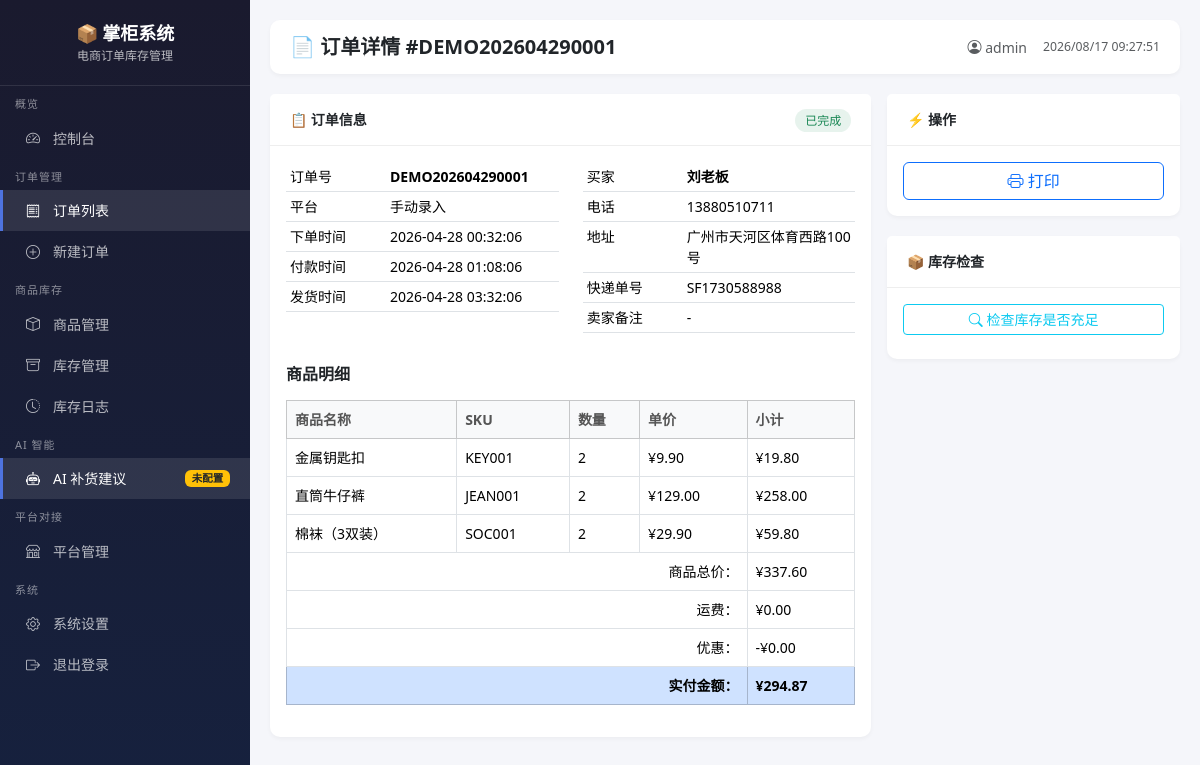
The app's page /orders/1 (signed in) with its own data.
### models.py (models this page shows, shortened)
class Order(db.Model):
    __tablename__ = 'orders'
    id = db.Column(db.Integer, primary_key=True)
    order_no = db.Column(db.String(100), unique=True, index=True)  # 订单号
    platform_order_id = db.Column(db.String(100))  # 平台订单ID
    platform_id = db.Column(db.Integer, db.ForeignKey('platforms.id'))  # 所属平台
    platform_name = db.Column(db.String(50))  # 平台名称冗余
    buyer_name = db.Column(db.String(100))  # 买家
    buyer_phone = db.Column(db.String(20))  # 买家电话
    buyer_address = db.Column(db.String(500))  # 收货地址
    buyer_note = db.Column(db.Text)  # 买家备注
    seller_note = db.Column(db.Text)  # 卖家备注
    total_amount = db.Column(db.Float, default=0)  # 总金额
    discount_amount = db.Column(db.Float, default=0)  # 优惠金额
    freight_amount = db.Column(db.Float, default=0)  # 运费
    actual_amount = db.Column(db.Float, default=0)  # 实付金额
    status = db.Column(db.String(30), default='pending')  # pending/paid/shipped/completed/cancelled
    shipping_status = db.Column(db.String(30), default='unshipped')  # unshipped/shipped/signed
    payment_status = db.Column(db.String(30), default='unpaid')  # unpaid/paid/refund
    shipping_method = db.Column(db.String(100))  # 配送方式
    tracking_no = db.Column(db.String(100))  # 快递单号
    order_time = db.Column(db.DateTime)  # 下单时间
    pay_time = db.Column(db.DateTime)  # 付款时间
    ship_time = db.Column(db.DateTime)  # 发货时间
    created_at = db.Column(db.DateTime, default=datetime.utcnow)
    updated_at = db.Column(db.DateTime, default=datetime.utcnow, onupdate=datetime.utcnow)
    items = db.relationship('OrderItem', backref='order', lazy=True, cascade='all, delete-orphan')
    platform = db.relationship('Platform', backref='orders')

class User(UserMixin, db.Model):
    __tablename__ = 'users'
    id = db.Column(db.Integer, primary_key=True)
    username = db.Column(db.String(80), unique=True, nullable=False)
    password_hash = db.Column(db.String(256), nullable=False)
    email = db.Column(db.String(120))
    shop_name = db.Column(db.String(200), default='我的店铺')
    created_at = db.Column(db.DateTime, default=datetime.utcnow)

class OrderItem(db.Model):
    __tablename__ = 'order_items'
    id = db.Column(db.Integer, primary_key=True)
    order_id = db.Column(db.Integer, db.ForeignKey('orders.id'), nullable=False)
    product_id = db.Column(db.Integer, db.ForeignKey('products.id'), nullable=False)
    product_name = db.Column(db.String(300))  # 商品名称冗余
    product_sku = db.Column(db.String(100))  # SKU冗余
    quantity = db.Column(db.Integer, default=1)
    price = db.Column(db.Float, default=0)  # 单价
    total_price = db.Column(db.Float, default=0)  # 小计

### routes/main_routes.py (the view)
@main_bp.route('/orders/<int:order_id>')
@login_required
def order_detail(order_id):
    order = Order.query.get_or_404(order_id)
    return render_template('orders/detail.html', order=order)

### templates/orders/detail.html (shortened to what this page needs)
{% extends "base.html" %}
{% block page_title %}📄 订单详情 #{{ order.order_no }}{% endblock %}
{% block content %}
<div class="row g-3">
    <div class="col-xl-8">
        <div class="card">
            <div class="card-header d-flex justify-content-between">
                <span>📋 订单信息</span>
                <span>
                    {% set status_map = {
                        'pending': ('warning', '待处理'),
                        'paid': ('info', '已付款'),
                        'shipped': ('primary', '已发货'),
                        'completed': ('success', '已完成'),
                        'cancelled': ('secondary', '已取消')
                    } %}
                    {% set badge = status_map.get(order.status, ('secondary', order.status)) %}
                    <span class="status-badge bg-{{ badge[0] }} bg-opacity-10 text-{{ badge[0] }}">{{ badge[1] }}</span>
                </span>
            </div>
            <div class="card-body">
                <div class="row mb-3">
                    <div class="col-md-6">
                        <table class="table table-sm">
                            <tr><td style="width:100px">订单号</td><td><strong>{{ order.order_no }}</strong></td></tr>
                            <tr><td>平台</td><td>{{ order.platform_name or '手动录入' }}</td></tr>
                            <tr><td>下单时间</td><td>{{ order.order_time.strftime('%Y-%m-%d %H:%M:%S') if order.order_time else '-' }}</td></tr>
                            <tr><td>付款时间</td><td>{{ order.pay_time.strftime('%Y-%m-%d %H:%M:%S') if order.pay_time else '-' }}</td></tr>
                            <tr><td>发货时间</td><td>{{ order.ship_time.strftime('%Y-%m-%d %H:%M:%S') if order.ship_time else '-' }}</td></tr>
                        </table>
                    </div>
                    <div class="col-md-6">
                        <table class="table table-sm">
                            <tr><td style="width:100px">买家</td><td><strong>{{ order.buyer_name or '-' }}</strong></td></tr>
                            <tr><td>电话</td><td>{{ order.buyer_phone or '-' }}</td></tr>
                            <tr><td>地址</td><td>{{ order.buyer_address or '-' }}</td></tr>
                            <tr><td>快递单号</td><td>{{ order.tracking_no or '未发货' }}</td></tr>
                            <tr><td>卖家备注</td><td>{{ order.seller_note or '-' }}</td></tr>
                        </table>
                    </div>
                </div>
                <h6 class="fw-bold mb-3">商品明细</h6>
                <table class="table table-bordered">
                    <thead class="table-light">
                        <tr>
                            <th>商品名称</th>
                            <th>SKU</th>
                            <th>数量</th>
                            <th>单价</th>
                            <th>小计</th>
                        </tr>
                    </thead>
                    <tbody>
                        {% for item in order.items %}
                        <tr>
                            <td>{{ item.product_name }}</td>
                            <td>{{ item.product_sku }}</td>
                            <td>{{ item.quantity }}</td>
                            <td>¥{{ "%.2f"|format(item.price) }}</td>
                            <td>¥{{ "%.2f"|format(item.total_price) }}</td>
                        </tr>
                        {% endfor %}
                    </tbody>
                    <tfoot>
                        <tr>
                            <td colspan="4" class="text-end">商品总价：</td>
                            <td>¥{{ "%.2f"|format(order.total_amount) }}</td>
                        </tr>
                        <tr>
                            <td colspan="4" class="text-end">运费：</td>
                            <td>¥{{ "%.2f"|format(order.freight_amount) }}</td>
                        </tr>
                        <tr>
                            <td colspan="4" class="text-end">优惠：</td>
                            <td>-¥{{ "%.2f"|format(order.discount_amount) }}</td>
                        </tr>
                        <tr class="table-primary">
                            <td colspan="4" class="text-end fw-bold">实付金额：</td>
                            <td class="fw-bold">¥{{ "%.2f"|format(order.actual_amount) }}</td>
                        </tr>
                    </tfoot>
                </table>
            </div>
        </div>
    </div>
    <div class="col-xl-4">
        <div class="card">
            <div class="card-header">⚡ 操作</div>
            <div class="card-body">
                <div class="d-grid gap-2">
                    <button class="btn btn-outline-primary" onclick="printOrder()">
                        <i class="bi bi-printer"></i> 打印
                    </button>
                </div>
            </div>
        </div>
        <div class="card">
            <div class="card-header">📦 库存检查</div>
            <div class="card-body">
                <button class="btn btn-outline-info btn-sm w-100" onclick="checkStock()">
                    <i class="bi bi-search"></i> 检查库存是否充足
                </button>
            </div>
        </div>
    </div>
</div>
{% endblock %}

### templates/base.html (shortened to what this page needs)
<!DOCTYPE html>
<html lang="zh-CN" data-bs-theme="light">
<head>
    <link href="https://cdn.bootcdn.net/ajax/libs/bootstrap/5.3.3/css/bootstrap.min.css" rel="stylesheet">
    <link href="https://cdn.bootcdn.net/ajax/libs/bootstrap-icons/1.11.3/font/bootstrap-icons.min.css" rel="stylesheet">
</head>
<body>
    <nav class="sidebar">
        <div class="sidebar-brand">
            📦 掌柜系统
            <small>电商订单库存管理</small>
        </div>
        <div class="nav-section">概览</div>
        <a href="{{ url_for('main.dashboard') }}" class="nav-item {% if request.endpoint == 'main.dashboard' %}active{% endif %}">
            <i class="bi bi-speedometer2"></i> <span>控制台</span>
        </a>
        <div class="nav-section">订单管理</div>
        <a href="{{ url_for('main.order_list') }}" class="nav-item {% if request.endpoint and 'order' in request.endpoint %}active{% endif %}">
            <i class="bi bi-receipt"></i> <span>订单列表</span>
        </a>
        <a href="{{ url_for('main.order_create') }}" class="nav-item">
            <i class="bi bi-plus-circle"></i> <span>新建订单</span>
        </a>
        <div class="nav-section">商品库存</div>
        <a href="{{ url_for('main.product_list') }}" class="nav-item {% if request.endpoint and 'product' in request.endpoint %}active{% endif %}">
            <i class="bi bi-box"></i> <span>商品管理</span>
        </a>
        <a href="{{ url_for('main.inventory') }}" class="nav-item {% if request.endpoint and 'inventory' in request.endpoint %}active{% endif %}">
            <i class="bi bi-archive"></i> <span>库存管理</span>
        </a>
        <a href="{{ url_for('main.inventory_logs') }}" class="nav-item">
            <i class="bi bi-clock-history"></i> <span>库存日志</span>
        </a>
        <div class="nav-section">AI 智能</div>
        <a href="{{ url_for('main.ai_replenish') }}" class="nav-item {% if request.endpoint and 'ai' in request.endpoint %}active{% endif %}">
            <i class="bi bi-robot"></i> <span>AI 补货建议</span>
            {% if not ai_available %}<span class="badge bg-warning text-dark">未配置</span>{% endif %}
        </a>
        <div class="nav-section">平台对接</div>
        <a href="{{ url_for('main.platforms') }}" class="nav-item {% if request.endpoint and 'platform' in request.endpoint %}active{% endif %}">
            <i class="bi bi-shop"></i> <span>平台管理</span>
        </a>
        <div class="nav-section">系统</div>
        <a href="{{ url_for('main.settings') }}" class="nav-item {% if request.endpoint and 'setting' in request.endpoint %}active{% endif %}">
            <i class="bi bi-gear"></i> <span>系统设置</span>
        </a>
        <a href="{{ url_for('main.logout') }}" class="nav-item">
            <i class="bi bi-box-arrow-right"></i> <span>退出登录</span>
        </a>
    </nav>
    <div class="main-content">
        <div class="header">
            <h1 class="page-title">{% block page_title %}控制台{% endblock %}</h1>
            <div class="d-flex align-items-center gap-3">
                <span class="text-muted"><i class="bi bi-person-circle"></i> {{ current_user.username }}</span>
                <small class="text-muted" id="clock"></small>
            </div>
        </div>
        {% block content %}{% endblock %}
    </div>
</body>
</html>

### templates/base.html (style rules this page uses)
:root { --sidebar-width: 250px; --header-height: 60px; }
body { font-size: 14px; background-color: #f5f6fa; }
.sidebar { position: fixed; top: 0; left: 0; width: var(--sidebar-width); height: 100vh; background: linear-gradient(180deg, #1a1a2e 0%, #16213e 100%); color: #fff; z-index: 1000; overflow-y: auto; }
.sidebar-brand { padding: 20px; font-size: 18px; font-weight: bold; border-bottom: 1px solid rgba(255,255,255,0.1); text-align: center; }
.sidebar-brand small { font-size: 12px; opacity: 0.7; display: block; font-weight: normal; }
.sidebar .nav-section { padding: 10px 15px 5px; font-size: 11px; text-transform: uppercase; opacity: 0.5; letter-spacing: 1px; }
.sidebar .nav-item { padding: 10px 20px; color: rgba(255,255,255,0.7); text-decoration: none; display: flex; align-items: center; gap: 10px; transition: all 0.2s; border-left: 3px solid transparent; }
.sidebar .nav-item:hover, .sidebar .nav-item.active { background: rgba(255,255,255,0.1); color: #fff; border-left-color: #4e73df; }
.sidebar .nav-item i { width: 20px; text-align: center; }
.sidebar .nav-item .badge { margin-left: auto; }
.main-content { margin-left: var(--sidebar-width); padding: 20px; min-height: 100vh; }
.header { background: #fff; border-radius: 10px; padding: 15px 20px; margin-bottom: 20px; box-shadow: 0 2px 4px rgba(0,0,0,0.04); display: flex; justify-content: space-between; align-items: center; }
.header .page-title { font-size: 20px; font-weight: 600; margin: 0; }
.card { border: none; border-radius: 10px; box-shadow: 0 2px 4px rgba(0,0,0,0.04); margin-bottom: 20px; }
.card-header { background: #fff; border-bottom: 1px solid #eee; padding: 15px 20px; font-weight: 600; }
.table th { font-weight: 600; color: #555; border-top: none; }
.status-badge { padding: 3px 10px; border-radius: 20px; font-size: 12px; font-weight: 500; }

### records on screen
Order: order_no "DEMO202604290001", platform_name "手动录入", order_time "2026-04-28 00:32:06", pay_time "2026-04-28 01:08:06", ship_time "2026-04-28 03:32:06", buyer_name "刘老板", buyer_phone "13880510711", buyer_address "广州市天河区体育西路100号", tracking_no "SF1730588988", seller_note "-", total_amount "337.60", freight_amount "0.00", discount_amount "0.00", actual_amount "294.87"
User: username "admin"
OrderItem: product_name "金属钥匙扣", product_sku "KEY001", quantity "2", price "9.90", total_price "19.80"
OrderItem: product_name "直筒牛仔裤", product_sku "JEAN001", quantity "2", price "129.00", total_price "258.00"
OrderItem: product_name "棉袜（3双装）", product_sku "SOC001", quantity "2", price "29.90", total_price "59.80"

### other values on screen
{{ badge[1] }} "已完成"
